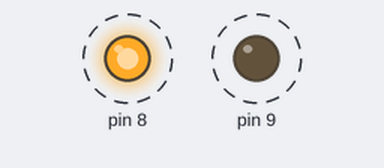
Bench run of a sketch on a simulated Arduino Uno, built with avr-gcc and run on an emulated ATmega328P. Shown: output pins drawn as LEDs (lit = HIGH). Dashed ring = blinking.

Above: at 0.2 s.
Timing chart, 0 to 4.6 s (numbered marks = the images above):
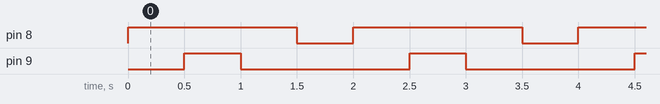

Measured:
- by itself, pin 8: alternates HIGH for 1.5 s and LOW for 0.50 s
- by itself, pin 9: alternates HIGH for 0.50 s and LOW for 1.5 s
- by itself, everything shown: repeats every 2.0 s, in 4 steps

The sketch:

I_O.ino
```cpp
// void setup() {
//   // put your setup code here, to run once:
//   pinMode(8, OUTPUT);
// }

// void loop() {
//   // put your main code here, to run repeatedly:
//   digitalWrite(8, HIGH);
//   delay(500);
//   digitalWrite(8, LOW);
//   delay(500);
// }


#include <avr/io.h>
#include <util/delay.h>
#define F_CPU 16000000UL

#define set_bit(reg, bit_num) (reg |= (1<<bit_num))
#define clear_bit(reg, bit_num) (reg &= ~(1<<bit_num))

int main(void){
//Init
  set_bit(DDRB, PORTB0);
  set_bit(DDRB, PORTB1);

  PORTB= 0b00000000;

//Main loop
  while(1){
    set_bit(PORTB, PORTB0);
    _delay_ms(500);
    set_bit(PORTB, PORTB1);
    _delay_ms(500);
    clear_bit(PORTB, PORTB1);
    _delay_ms(500);
    clear_bit(PORTB, PORTB0);
    _delay_ms(500);

  }
  return 0;
}

// #include <avr/io.h>
// #include <util/delay.h>
// #define F_CPU 16000000UL
// int main(void) {
//   //init
//   DDRB = 0b00000001;//d8 output
//   DDRB = 0b00000010;//d9 output, d8 thành input
//   PORTB = 0b00000000;
//   //main loop
//   while (1) {
//     PORTB = 0b00000001;
//     _delay_ms(500);
//     PORTB = 0b00000010;
//     _delay_ms(500);
//     PORTB = 0b00000000;
//     _delay_ms(500);
//     PORTB = 0b00000000;
//     _delay_ms(500);
//   }
//   return 0;
// }
```
